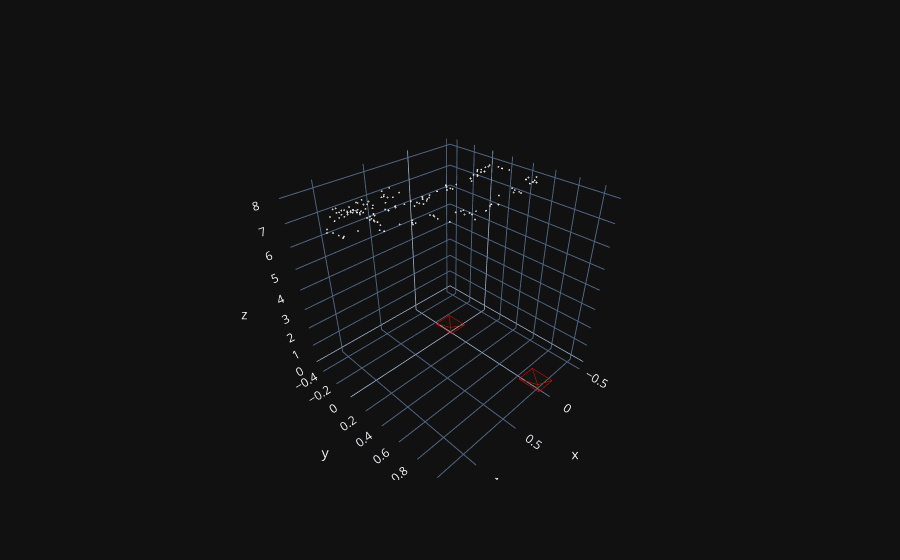

Write notebook code for a chart like this one.
### Markdown cell above
#### Get correct rotation and translation
There is only one pair of rotation and translation is correct. Which satisfy: under this pair of matrix, the reconstructed 3D point are all set in front of both cameras.
So we need firstly reconstruct the 3D points using triangulation. Let defined $x$ as pixel coordinate, $P$ as camera projection matrix, $X$ as corresponding 3D position of $x$. So we have
\begin{equation}
    x=PX \ \ \ => \ \ x_\times PX=0
\end{equation}
While $X$ has 3 unknowns, we need at least two views to solve it. You can see above function is able to refactor in form $Ax=0$ then solve by SVD.

After getting 3D points, we can transform them to each camera coordinate and test the z coordinate whether they are in front of the cameras. We keep track all results and return the one has the least negative depth.

### Code cell
# All the steps has been implemented inside here.
R_est, t_est, pt3D = reconstruction.PoseEstimation_f_F_K(F, matchPoints_1, matchPoints_2, K)

# we use open3D to get rid of some outliers
scene_points = pt3D  # initial scene points
pcd = o3d.geometry.PointCloud()
pcd.points = o3d.utility.Vector3dVector(scene_points)
cl, ind = pcd.remove_statistical_outlier(nb_neighbors=30, std_ratio=1)
scene_points_inlier = np.zeros(pt3D.shape[0], dtype=bool)
scene_points_inlier[ind] = True

# we display the reconstructed 3D points and corresponding cameras
M = np.zeros(shape=(2, 4, 4), dtype=np.float32)
M[..., 3, 3] = 1.0
M[0, :3, :3] = np.eye(3)
M[1, :3, :3] = R_est.T
M[1, :3, 3] = -R_est.T @ t_est

fig = plotly_pointcloud_and_camera(pt3D=scene_points[scene_points_inlier], cam_matrices=M)
fig.show()

### Figure 1 — Plotly figure (JSON) as saved in the notebook; plotly's stock layout.template omitted (floating-point values rounded to 4 significant figures)
{"data": [{"color": "#00ff00", "i": [0, 0, 0, 1, 2, 3], "j": [1, 2, 1, 2, 3, 0], "k": [2, 3, 4, 4, 4, 4], "opacity": 0.01, "x": [-0.1, 0.1, 0.1, -0.1, 0.0], "y": [-0.1, -0.1, 0.1, 0.1, 0.0], "z": [0.2, 0.2, 0.2, 0.2, 0.0], "type": "mesh3d"}, {"line": {"color": "#ff0000", "width": 1}, "mode": "lines", "opacity": 1, "x": [-0.1, 0.1, 0.1, -0.1, -0.1, 0.0, 0.1, 0.1, 0.0, -0.1, null], "y": [-0.1, -0.1, 0.1, 0.1, -0.1, 0.0, -0.1, 0.1, 0.0, 0.1, null], "z": [0.2, 0.2, 0.2, 0.2, 0.2, 0.0, 0.2, 0.2, 0.0, 0.2, null], "type": "scatter3d"}, {"color": "#00ff00", "i": [0, 0, 0, 1, 2, 3], "j": [1, 2, 1, 2, 3, 0], "k": [2, 3, 4, 4, 4, 4], "opacity": 0.01, "x": [-0.09829, 0.1017, 0.1054, -0.09453, 0.004006], "y": [0.8759, 0.8721, 1.07, 1.074, 0.9991], "z": [0.1437, 0.1436, 0.1696, 0.1697, -0.04164], "type": "mesh3d"}, {"line": {"color": "#ff0000", "width": 1}, "mode": "lines", "opacity": 1, "x": [-0.09829, 0.1017, 0.1054, -0.09453, -0.09829, 0.004006, 0.1017, 0.1054, 0.004006, -0.09453, null], "y": [0.8759, 0.8721, 1.07, 1.074, 0.8759, 0.9991, 0.8721, 1.07, 0.9991, 1.074, null], "z": [0.1437, 0.1436, 0.1696, 0.1697, 0.1437, -0.04164, 0.1436, 0.1696, -0.04164, 0.1697, null], "type": "scatter3d"}, {"marker": {"color": [0, 0, 0], "size": [1, 1, 1]}, "mode": "markers", "x": [-0.4971], "y": [0.2135], "z": [7.826], "type": "scatter3d"}, {"marker": {"color": [0, 0, 0], "size": [1, 1, 1]}, "mode": "markers", "x": [-0.4871], "y": [0.1483], "z": [7.816], "type": "scatter3d"}, {"marker": {"color": [0, 0, 0], "size": [1, 1, 1]}, "mode": "markers", "x": [-0.4871], "y": [0.1483], "z": [7.816], "type": "scatter3d"}, {"marker": {"color": [0, 0, 0], "size": [1, 1, 1]}, "mode": "markers", "x": [-0.4326], "y": [0.1482], "z": [7.951], "type": "scatter3d"}, {"marker": {"color": [0, 0, 0], "size": [1, 1, 1]}, "mode": "markers", "x": [-0.4241], "y": [0.06633], "z": [7.917], "type": "scatter3d"}, {"marker": {"color": [0, 0, 0], "size": [1, 1, 1]}, "mode": "markers", "x": [-0.4208], "y": [0.5153], "z": [8.062], "type": "scatter3d"}, {"marker": {"color": [0, 0, 0], "size": [1, 1, 1]}, "mode": "markers", "x": [-0.3979], "y": [0.07314], "z": [7.902], "type": "scatter3d"}, {"marker": {"color": [0, 0, 0], "size": [1, 1, 1]}, "mode": "markers", "x": [-0.3681], "y": [0.06531], "z": [7.894], "type": "scatter3d"}, {"marker": {"color": [0, 0, 0], "size": [1, 1, 1]}, "mode": "markers", "x": [-0.374], "y": [0.4731], "z": [8.044], "type": "scatter3d"}, {"marker": {"color": [0, 0, 0], "size": [1, 1, 1]}, "mode": "markers", "x": [-0.3711], "y": [0.5324], "z": [8.021], "type": "scatter3d"}, {"marker": {"color": [0, 0, 0], "size": [1, 1, 1]}, "mode": "markers", "x": [-0.3711], "y": [0.5324], "z": [8.021], "type": "scatter3d"}, {"marker": {"color": [0, 0, 0], "size": [1, 1, 1]}, "mode": "markers", "x": [-0.3452], "y": [0.5656], "z": [8.026], "type": "scatter3d"}, {"marker": {"color": [0, 0, 0], "size": [1, 1, 1]}, "mode": "markers", "x": [-0.3452], "y": [0.5656], "z": [8.026], "type": "scatter3d"}, {"marker": {"color": [0, 0, 0], "size": [1, 1, 1]}, "mode": "markers", "x": [-0.3375], "y": [0.5382], "z": [8.011], "type": "scatter3d"}, {"marker": {"color": [0, 0, 0], "size": [1, 1, 1]}, "mode": "markers", "x": [-0.3375], "y": [0.5382], "z": [8.011], "type": "scatter3d"}, {"marker": {"color": [0, 0, 0], "size": [1, 1, 1]}, "mode": "markers", "x": [-0.3336], "y": [0.4796], "z": [8.027], "type": "scatter3d"}, {"marker": {"color": [0, 0, 0], "size": [1, 1, 1]}, "mode": "markers", "x": [-0.3336], "y": [0.4796], "z": [8.027], "type": "scatter3d"}, {"marker": {"color": [0, 0, 0], "size": [1, 1, 1]}, "mode": "markers", "x": [-0.3124], "y": [0.06495], "z": [7.861], "type": "scatter3d"}, {"marker": {"color": [0, 0, 0], "size": [1, 1, 1]}, "mode": "markers", "x": [-0.3037], "y": [0.5338], "z": [7.985], "type": "scatter3d"}, {"marker": {"color": [0, 0, 0], "size": [1, 1, 1]}, "mode": "markers", "x": [-0.3037], "y": [0.5338], "z": [7.985], "type": "scatter3d"}, {"marker": {"color": [0, 0, 0], "size": [1, 1, 1]}, "mode": "markers", "x": [-0.2977], "y": [0.1104], "z": [7.865], "type": "scatter3d"}, {"marker": {"color": [0, 0, 0], "size": [1, 1, 1]}, "mode": "markers", "x": [-0.2977], "y": [0.1104], "z": [7.865], "type": "scatter3d"}, {"marker": {"color": [0, 0, 0], "size": [1, 1, 1]}, "mode": "markers", "x": [-0.2833], "y": [0.04709], "z": [7.855], "type": "scatter3d"}, {"marker": {"color": [0, 0, 0], "size": [1, 1, 1]}, "mode": "markers", "x": [-0.2833], "y": [0.04709], "z": [7.855], "type": "scatter3d"}, {"marker": {"color": [0, 0, 0], "size": [1, 1, 1]}, "mode": "markers", "x": [-0.2664], "y": [0.09848], "z": [7.856], "type": "scatter3d"}, {"marker": {"color": [0, 0, 0], "size": [1, 1, 1]}, "mode": "markers", "x": [-0.2664], "y": [0.09848], "z": [7.856], "type": "scatter3d"}, {"marker": {"color": [0, 0, 0], "size": [1, 1, 1]}, "mode": "markers", "x": [-0.26], "y": [0.06468], "z": [7.838], "type": "scatter3d"}, {"marker": {"color": [0, 0, 0], "size": [1, 1, 1]}, "mode": "markers", "x": [-0.2028], "y": [0.1126], "z": [7.837], "type": "scatter3d"}, {"marker": {"color": [0, 0, 0], "size": [1, 1, 1]}, "mode": "markers", "x": [-0.1876], "y": [0.08444], "z": [7.821], "type": "scatter3d"}, {"marker": {"color": [0, 0, 0], "size": [1, 1, 1]}, "mode": "markers", "x": [-0.1814], "y": [0.1286], "z": [7.843], "type": "scatter3d"}, {"marker": {"color": [0, 0, 0], "size": [1, 1, 1]}, "mode": "markers", "x": [-0.1475], "y": [0.4824], "z": [7.933], "type": "scatter3d"}, {"marker": {"color": [0, 0, 0], "size": [1, 1, 1]}, "mode": "markers", "x": [-0.1349], "y": [0.5158], "z": [7.929], "type": "scatter3d"}, {"marker": {"color": [0, 0, 0], "size": [1, 1, 1]}, "mode": "markers", "x": [-0.133], "y": [0.5561], "z": [7.932], "type": "scatter3d"}, {"marker": {"color": [0, 0, 0], "size": [1, 1, 1]}, "mode": "markers", "x": [-0.1226], "y": [0.5797], "z": [7.935], "type": "scatter3d"}, {"marker": {"color": [0, 0, 0], "size": [1, 1, 1]}, "mode": "markers", "x": [-0.1145], "y": [0.1127], "z": [7.802], "type": "scatter3d"}, {"marker": {"color": [0, 0, 0], "size": [1, 1, 1]}, "mode": "markers", "x": [-0.1145], "y": [0.1127], "z": [7.802], "type": "scatter3d"}, {"marker": {"color": [0, 0, 0], "size": [1, 1, 1]}, "mode": "markers", "x": [-0.1011], "y": [0.5299], "z": [7.906], "type": "scatter3d"}, {"marker": {"color": [0, 0, 0], "size": [1, 1, 1]}, "mode": "markers", "x": [-0.07042], "y": [0.1596], "z": [7.824], "type": "scatter3d"}, {"marker": {"color": [0, 0, 0], "size": [1, 1, 1]}, "mode": "markers", "x": [0.01858], "y": [0.484], "z": [7.883], "type": "scatter3d"}, {"marker": {"color": [0, 0, 0], "size": [1, 1, 1]}, "mode": "markers", "x": [0.04668], "y": [0.1002], "z": [7.747], "type": "scatter3d"}, {"marker": {"color": [0, 0, 0], "size": [1, 1, 1]}, "mode": "markers", "x": [0.1161], "y": [0.05233], "z": [7.736], "type": "scatter3d"}, {"marker": {"color": [0, 0, 0], "size": [1, 1, 1]}, "mode": "markers", "x": [0.1161], "y": [0.05233], "z": [7.736], "type": "scatter3d"}, {"marker": {"color": [0, 0, 0], "size": [1, 1, 1]}, "mode": "markers", "x": [0.1317], "y": [0.1366], "z": [7.741], "type": "scatter3d"}, {"marker": {"color": [0, 0, 0], "size": [1, 1, 1]}, "mode": "markers", "x": [0.1333], "y": [0.0764], "z": [7.724], "type": "scatter3d"}, {"marker": {"color": [0, 0, 0], "size": [1, 1, 1]}, "mode": "markers", "x": [0.1346], "y": [0.1148], "z": [7.73], "type": "scatter3d"}, {"marker": {"color": [0, 0, 0], "size": [1, 1, 1]}, "mode": "markers", "x": [0.1413], "y": [0.5698], "z": [7.856], "type": "scatter3d"}, {"marker": {"color": [0, 0, 0], "size": [1, 1, 1]}, "mode": "markers", "x": [0.1413], "y": [0.5698], "z": [7.856], "type": "scatter3d"}, {"marker": {"color": [0, 0, 0], "size": [1, 1, 1]}, "mode": "markers", "x": [0.1645], "y": [0.5272], "z": [7.83], "type": "scatter3d"}, {"marker": {"color": [0, 0, 0], "size": [1, 1, 1]}, "mode": "markers", "x": [0.1645], "y": [0.5272], "z": [7.83], "type": "scatter3d"}, {"marker": {"color": [0, 0, 0], "size": [1, 1, 1]}, "mode": "markers", "x": [0.1722], "y": [0.115], "z": [7.72], "type": "scatter3d"}, {"marker": {"color": [0, 0, 0], "size": [1, 1, 1]}, "mode": "markers", "x": [0.1922], "y": [0.5369], "z": [7.823], "type": "scatter3d"}, {"marker": {"color": [0, 0, 0], "size": [1, 1, 1]}, "mode": "markers", "x": [0.2394], "y": [0.07194], "z": [7.693], "type": "scatter3d"}, {"marker": {"color": [0, 0, 0], "size": [1, 1, 1]}, "mode": "markers", "x": [0.2394], "y": [0.07194], "z": [7.693], "type": "scatter3d"}, {"marker": {"color": [0, 0, 0], "size": [1, 1, 1]}, "mode": "markers", "x": [0.2704], "y": [0.5607], "z": [7.807], "type": "scatter3d"}, {"marker": {"color": [0, 0, 0], "size": [1, 1, 1]}, "mode": "markers", "x": [0.2704], "y": [0.5607], "z": [7.807], "type": "scatter3d"}, {"marker": {"color": [0, 0, 0], "size": [1, 1, 1]}, "mode": "markers", "x": [0.326], "y": [0.5176], "z": [7.798], "type": "scatter3d"}, {"marker": {"color": [0, 0, 0], "size": [1, 1, 1]}, "mode": "markers", "x": [0.3057], "y": [-0.2914], "z": [7.137], "type": "scatter3d"}, {"marker": {"color": [0, 0, 0], "size": [1, 1, 1]}, "mode": "markers", "x": [0.3305], "y": [0.07842], "z": [7.674], "type": "scatter3d"}, {"marker": {"color": [0, 0, 0], "size": [1, 1, 1]}, "mode": "markers", "x": [0.321], "y": [-0.3946], "z": [7.199], "type": "scatter3d"}, {"marker": {"color": [0, 0, 0], "size": [1, 1, 1]}, "mode": "markers", "x": [0.3634], "y": [0.1047], "z": [7.664], "type": "scatter3d"}, {"marker": {"color": [0, 0, 0], "size": [1, 1, 1]}, "mode": "markers", "x": [0.3775], "y": [0.5025], "z": [7.782], "type": "scatter3d"}, {"marker": {"color": [0, 0, 0], "size": [1, 1, 1]}, "mode": "markers", "x": [0.3804], "y": [0.5249], "z": [7.773], "type": "scatter3d"}, {"marker": {"color": [0, 0, 0], "size": [1, 1, 1]}, "mode": "markers", "x": [0.3836], "y": [0.4525], "z": [7.807], "type": "scatter3d"}, {"marker": {"color": [0, 0, 0], "size": [1, 1, 1]}, "mode": "markers", "x": [0.3861], "y": [0.0554], "z": [7.654], "type": "scatter3d"}, {"marker": {"color": [0, 0, 0], "size": [1, 1, 1]}, "mode": "markers", "x": [0.3924], "y": [0.1129], "z": [7.66], "type": "scatter3d"}, {"marker": {"color": [0, 0, 0], "size": [1, 1, 1]}, "mode": "markers", "x": [0.3986], "y": [0.06946], "z": [7.641], "type": "scatter3d"}, {"marker": {"color": [0, 0, 0], "size": [1, 1, 1]}, "mode": "markers", "x": [0.407], "y": [0.4488], "z": [7.804], "type": "scatter3d"}, {"marker": {"color": [0, 0, 0], "size": [1, 1, 1]}, "mode": "markers", "x": [0.411], "y": [0.4855], "z": [7.749], "type": "scatter3d"}, {"marker": {"color": [0, 0, 0], "size": [1, 1, 1]}, "mode": "markers", "x": [0.4135], "y": [0.08453], "z": [7.639], "type": "scatter3d"}, {"marker": {"color": [0, 0, 0], "size": [1, 1, 1]}, "mode": "markers", "x": [0.389], "y": [-0.4176], "z": [7.113], "type": "scatter3d"}, {"marker": {"color": [0, 0, 0], "size": [1, 1, 1]}, "mode": "markers", "x": [0.3868], "y": [-0.2832], "z": [7.069], "type": "scatter3d"}, {"marker": {"color": [0, 0, 0], "size": [1, 1, 1]}, "mode": "markers", "x": [0.426], "y": [0.5892], "z": [7.777], "type": "scatter3d"}, {"marker": {"color": [0, 0, 0], "size": [1, 1, 1]}, "mode": "markers", "x": [0.4207], "y": [0.1343], "z": [7.666], "type": "scatter3d"}, {"marker": {"color": [0, 0, 0], "size": [1, 1, 1]}, "mode": "markers", "x": [0.446], "y": [0.4354], "z": [7.797], "type": "scatter3d"}, {"marker": {"color": [0, 0, 0], "size": [1, 1, 1]}, "mode": "markers", "x": [0.4212], "y": [-0.3102], "z": [7.06], "type": "scatter3d"}, {"marker": {"color": [0, 0, 0], "size": [1, 1, 1]}, "mode": "markers", "x": [0.4306], "y": [-0.3459], "z": [7.054], "type": "scatter3d"}, {"marker": {"color": [0, 0, 0], "size": [1, 1, 1]}, "mode": "markers", "x": [0.4306], "y": [-0.3459], "z": [7.054], "type": "scatter3d"}, {"marker": {"color": [0, 0, 0], "size": [1, 1, 1]}, "mode": "markers", "x": [0.4688], "y": [0.07841], "z": [7.585], "type": "scatter3d"}, {"marker": {"color": [0, 0, 0], "size": [1, 1, 1]}, "mode": "markers", "x": [0.4726], "y": [0.1508], "z": [7.648], "type": "scatter3d"}, {"marker": {"color": [0, 0, 0], "size": [1, 1, 1]}, "mode": "markers", "x": [0.4737], "y": [0.109], "z": [7.607], "type": "scatter3d"}, {"marker": {"color": [0, 0, 0], "size": [1, 1, 1]}, "mode": "markers", "x": [0.448], "y": [-0.3547], "z": [7.035], "type": "scatter3d"}, {"marker": {"color": [0, 0, 0], "size": [1, 1, 1]}, "mode": "markers", "x": [0.4898], "y": [0.03484], "z": [7.582], "type": "scatter3d"}, {"marker": {"color": [0, 0, 0], "size": [1, 1, 1]}, "mode": "markers", "x": [0.5253], "y": [0.1091], "z": [7.578], "type": "scatter3d"}, {"marker": {"color": [0, 0, 0], "size": [1, 1, 1]}, "mode": "markers", "x": [0.4941], "y": [-0.2557], "z": [7.036], "type": "scatter3d"}, {"marker": {"color": [0, 0, 0], "size": [1, 1, 1]}, "mode": "markers", "x": [0.5579], "y": [0.4789], "z": [7.695], "type": "scatter3d"}, {"marker": {"color": [0, 0, 0], "size": [1, 1, 1]}, "mode": "markers", "x": [0.5554], "y": [0.3262], "z": [7.657], "type": "scatter3d"}, {"marker": {"color": [0, 0, 0], "size": [1, 1, 1]}, "mode": "markers", "x": [0.547], "y": [-0.2039], "z": [7.535], "type": "scatter3d"}, {"marker": {"color": [0, 0, 0], "size": [1, 1, 1]}, "mode": "markers", "x": [0.5575], "y": [0.0358], "z": [7.571], "type": "scatter3d"}, {"marker": {"color": [0, 0, 0], "size": [1, 1, 1]}, "mode": "markers", "x": [0.5655], "y": [0.3441], "z": [7.656], "type": "scatter3d"}, {"marker": {"color": [0, 0, 0], "size": [1, 1, 1]}, "mode": "markers", "x": [0.5675], "y": [0.304], "z": [7.641], "type": "scatter3d"}, {"marker": {"color": [0, 0, 0], "size": [1, 1, 1]}, "mode": "markers", "x": [0.5728], "y": [0.3826], "z": [7.656], "type": "scatter3d"}, {"marker": {"color": [0, 0, 0], "size": [1, 1, 1]}, "mode": "markers", "x": [0.6244], "y": [0.006109], "z": [7.545], "type": "scatter3d"}, {"marker": {"color": [0, 0, 0], "size": [1, 1, 1]}, "mode": "markers", "x": [0.6244], "y": [0.006109], "z": [7.545], "type": "scatter3d"}, {"marker": {"color": [0, 0, 0], "size": [1, 1, 1]}, "mode": "markers", "x": [0.637], "y": [0.02399], "z": [7.54], "type": "scatter3d"}, {"marker": {"color": [0, 0, 0], "size": [1, 1, 1]}, "mode": "markers", "x": [0.6015], "y": [-0.2864], "z": [7.037], "type": "scatter3d"}, {"marker": {"color": [0, 0, 0], "size": [1, 1, 1]}, "mode": "markers", "x": [0.6069], "y": [-0.4182], "z": [7.047], "type": "scatter3d"}, {"marker": {"color": [0, 0, 0], "size": [1, 1, 1]}, "mode": "markers", "x": [0.6411], "y": [-0.3075], "z": [7.098], "type": "scatter3d"}, {"marker": {"color": [0, 0, 0], "size": [1, 1, 1]}, "mode": "markers", "x": [0.7037], "y": [0.2645], "z": [7.592], "type": "scatter3d"}, {"marker": {"color": [0, 0, 0], "size": [1, 1, 1]}, "mode": "markers", "x": [0.7071], "y": [0.02266], "z": [7.525], "type": "scatter3d"}, {"marker": {"color": [0, 0, 0], "size": [1, 1, 1]}, "mode": "markers", "x": [0.7071], "y": [0.02266], "z": [7.525], "type": "scatter3d"}, {"marker": {"color": [0, 0, 0], "size": [1, 1, 1]}, "mode": "markers", "x": [0.7071], "y": [0.02266], "z": [7.525], "type": "scatter3d"}, {"marker": {"color": [0, 0, 0], "size": [1, 1, 1]}, "mode": "markers", "x": [0.6669], "y": [-0.3229], "z": [7.097], "type": "scatter3d"}, {"marker": {"color": [0, 0, 0], "size": [1, 1, 1]}, "mode": "markers", "x": [0.7067], "y": [-0.203], "z": [7.496], "type": "scatter3d"}, {"marker": {"color": [0, 0, 0], "size": [1, 1, 1]}, "mode": "markers", "x": [0.7167], "y": [0.3101], "z": [7.596], "type": "scatter3d"}, {"marker": {"color": [0, 0, 0], "size": [1, 1, 1]}, "mode": "markers", "x": [0.7105], "y": [-0.009911], "z": [7.52], "type": "scatter3d"}, {"marker": {"color": [0, 0, 0], "size": [1, 1, 1]}, "mode": "markers", "x": [0.6748], "y": [-0.3854], "z": [7.064], "type": "scatter3d"}, {"marker": {"color": [0, 0, 0], "size": [1, 1, 1]}, "mode": "markers", "x": [0.6786], "y": [-0.4025], "z": [7.066], "type": "scatter3d"}, {"marker": {"color": [0, 0, 0], "size": [1, 1, 1]}, "mode": "markers", "x": [0.7305], "y": [0.2907], "z": [7.594], "type": "scatter3d"}, {"marker": {"color": [0, 0, 0], "size": [1, 1, 1]}, "mode": "markers", "x": [0.6981], "y": [-0.2608], "z": [7.076], "type": "scatter3d"}, {"marker": {"color": [0, 0, 0], "size": [1, 1, 1]}, "mode": "markers", "x": [0.7656], "y": [0.3342], "z": [7.666], "type": "scatter3d"}, {"marker": {"color": [0, 0, 0], "size": [1, 1, 1]}, "mode": "markers", "x": [0.7595], "y": [-0.09479], "z": [7.49], "type": "scatter3d"}, {"marker": {"color": [0, 0, 0], "size": [1, 1, 1]}, "mode": "markers", "x": [0.8], "y": [0.2377], "z": [7.547], "type": "scatter3d"}, {"marker": {"color": [0, 0, 0], "size": [1, 1, 1]}, "mode": "markers", "x": [0.749], "y": [-0.2973], "z": [7.053], "type": "scatter3d"}, {"marker": {"color": [0, 0, 0], "size": [1, 1, 1]}, "mode": "markers", "x": [0.7573], "y": [-0.2451], "z": [7.098], "type": "scatter3d"}, {"marker": {"color": [0, 0, 0], "size": [1, 1, 1]}, "mode": "markers", "x": [0.8148], "y": [-0.02124], "z": [7.487], "type": "scatter3d"}, {"marker": {"color": [0, 0, 0], "size": [1, 1, 1]}, "mode": "markers", "x": [0.8148], "y": [-0.02124], "z": [7.487], "type": "scatter3d"}, {"marker": {"color": [0, 0, 0], "size": [1, 1, 1]}, "mode": "markers", "x": [0.7743], "y": [-0.3705], "z": [7.073], "type": "scatter3d"}, {"marker": {"color": [0, 0, 0], "size": [1, 1, 1]}, "mode": "markers", "x": [0.781], "y": [-0.2738], "z": [7.099], "type": "scatter3d"}, {"marker": {"color": [0, 0, 0], "size": [1, 1, 1]}, "mode": "markers", "x": [0.8301], "y": [0.01024], "z": [7.499], "type": "scatter3d"}, {"marker": {"color": [0, 0, 0], "size": [1, 1, 1]}, "mode": "markers", "x": [0.7882], "y": [-0.3068], "z": [7.087], "type": "scatter3d"}, {"marker": {"color": [0, 0, 0], "size": [1, 1, 1]}, "mode": "markers", "x": [0.7882], "y": [-0.3068], "z": [7.087], "type": "scatter3d"}, {"marker": {"color": [0, 0, 0], "size": [1, 1, 1]}, "mode": "markers", "x": [0.8534], "y": [-0.09103], "z": [7.472], "type": "scatter3d"}, {"marker": {"color": [0, 0, 0], "size": [1, 1, 1]}, "mode": "markers", "x": [0.8534], "y": [-0.09103], "z": [7.472], "type": "scatter3d"}, {"marker": {"color": [0, 0, 0], "size": [1, 1, 1]}, "mode": "markers", "x": [0.8133], "y": [-0.3027], "z": [7.084], "type": "scatter3d"}, {"marker": {"color": [0, 0, 0], "size": [1, 1, 1]}, "mode": "markers", "x": [0.8133], "y": [-0.3027], "z": [7.084], "type": "scatter3d"}, {"marker": {"color": [0, 0, 0], "size": [1, 1, 1]}, "mode": "markers", "x": [0.8627], "y": [-0.005021], "z": [7.49], "type": "scatter3d"}, {"marker": {"color": [0, 0, 0], "size": [1, 1, 1]}, "mode": "markers", "x": [0.8187], "y": [-0.2716], "z": [7.083], "type": "scatter3d"}, {"marker": {"color": [0, 0, 0], "size": [1, 1, 1]}, "mode": "markers", "x": [0.8251], "y": [-0.2876], "z": [7.082], "type": "scatter3d"}, {"marker": {"color": [0, 0, 0], "size": [1, 1, 1]}, "mode": "markers", "x": [0.873], "y": [-0.1066], "z": [7.468], "type": "scatter3d"}, {"marker": {"color": [0, 0, 0], "size": [1, 1, 1]}, "mode": "markers", "x": [0.8766], "y": [0.02652], "z": [7.489], "type": "scatter3d"}, {"marker": {"color": [0, 0, 0], "size": [1, 1, 1]}, "mode": "markers", "x": [0.8828], "y": [0.1003], "z": [7.505], "type": "scatter3d"}, {"marker": {"color": [0, 0, 0], "size": [1, 1, 1]}, "mode": "markers", "x": [0.8828], "y": [0.1003], "z": [7.505], "type": "scatter3d"}, {"marker": {"color": [0, 0, 0], "size": [1, 1, 1]}, "mode": "markers", "x": [0.8823], "y": [0.05948], "z": [7.493], "type": "scatter3d"}, {"marker": {"color": [0, 0, 0], "size": [1, 1, 1]}, "mode": "markers", "x": [0.8823], "y": [0.05948], "z": [7.493], "type": "scatter3d"}, {"marker": {"color": [0, 0, 0], "size": [1, 1, 1]}, "mode": "markers", "x": [0.8332], "y": [-0.3198], "z": [7.072], "type": "scatter3d"}, {"marker": {"color": [0, 0, 0], "size": [1, 1, 1]}, "mode": "markers", "x": [0.8802], "y": [-0.17], "z": [7.453], "type": "scatter3d"}, {"marker": {"color": [0, 0, 0], "size": [1, 1, 1]}, "mode": "markers", "x": [0.8334], "y": [-0.3591], "z": [7.054], "type": "scatter3d"}, {"marker": {"color": [0, 0, 0], "size": [1, 1, 1]}, "mode": "markers", "x": [0.887], "y": [-0.1208], "z": [7.469], "type": "scatter3d"}, {"marker": {"color": [0, 0, 0], "size": [1, 1, 1]}, "mode": "markers", "x": [0.887], "y": [-0.1208], "z": [7.469], "type": "scatter3d"}, {"marker": {"color": [0, 0, 0], "size": [1, 1, 1]}, "mode": "markers", "x": [0.8875], "y": [-0.007429], "z": [7.468], "type": "scatter3d"}, {"marker": {"color": [0, 0, 0], "size": [1, 1, 1]}, "mode": "markers", "x": [0.8879], "y": [-0.08671], "z": [7.464], "type": "scatter3d"}, {"marker": {"color": [0, 0, 0], "size": [1, 1, 1]}, "mode": "markers", "x": [0.8949], "y": [0.08074], "z": [7.513], "type": "scatter3d"}, {"marker": {"color": [0, 0, 0], "size": [1, 1, 1]}, "mode": "markers", "x": [0.8435], "y": [-0.3034], "z": [7.075], "type": "scatter3d"}, {"marker": {"color": [0, 0, 0], "size": [1, 1, 1]}, "mode": "markers", "x": [0.8435], "y": [-0.3034], "z": [7.075], "type": "scatter3d"}, {"marker": {"color": [0, 0, 0], "size": [1, 1, 1]}, "mode": "markers", "x": [0.8976], "y": [0.1468], "z": [7.505], "type": "scatter3d"}, {"marker": {"color": [0, 0, 0], "size": [1, 1, 1]}, "mode": "markers", "x": [0.8956], "y": [0.0315], "z": [7.478], "type": "scatter3d"}, {"marker": {"color": [0, 0, 0], "size": [1, 1, 1]}, "mode": "markers", "x": [0.8521], "y": [-0.3714], "z": [7.047], "type": "scatter3d"}, {"marker": {"color": [0, 0, 0], "size": [1, 1, 1]}, "mode": "markers", "x": [0.8593], "y": [-0.4341], "z": [7.035], "type": "scatter3d"}, {"marker": {"color": [0, 0, 0], "size": [1, 1, 1]}, "mode": "markers", "x": [0.8633], "y": [-0.2775], "z": [7.065], "type": "scatter3d"}, {"marker": {"color": [0, 0, 0], "size": [1, 1, 1]}, "mode": "markers", "x": [0.8797], "y": [-0.3631], "z": [7.03], "type": "scatter3d"}, {"marker": {"color": [0, 0, 0], "size": [1, 1, 1]}, "mode": "markers", "x": [0.8857], "y": [-0.4379], "z": [7.03], "type": "scatter3d"}, {"marker": {"color": [0, 0, 0], "size": [1, 1, 1]}, "mode": "markers", "x": [0.9505], "y": [0.1985], "z": [7.506], "type": "scatter3d"}, {"marker": {"color": [0, 0, 0], "size": [1, 1, 1]}, "mode": "markers", "x": [0.8907], "y": [-0.3206], "z": [7.026], "type": "scatter3d"}, {"marker": {"color": [0, 0, 0], "size": [1, 1, 1]}, "mode": "markers", "x": [0.9723], "y": [0.2715], "z": [7.653], "type": "scatter3d"}, {"marker": {"color": [0, 0, 0], "size": [1, 1, 1]}, "mode": "markers", "x": [0.9723], "y": [0.2715], "z": [7.653], "type": "scatter3d"}, {"marker": {"color": [0, 0, 0], "size": [1, 1, 1]}, "mode": "markers", "x": [0.8901], "y": [-0.2864], "z": [7.002], "type": "scatter3d"}, {"marker": {"color": [0, 0, 0], "size": [1, 1, 1]}, "mode": "markers", "x": [0.8943], "y": [-0.3804], "z": [7.0], "type": "scatter3d"}, {"marker": {"color": [0, 0, 0], "size": [1, 1, 1]}, "mode": "markers", "x": [1.025], "y": [-0.1553], "z": [7.417], "type": "scatter3d"}, {"marker": {"color": [0, 0, 0], "size": [1, 1, 1]}, "mode": "markers", "x": [0.9736], "y": [-0.3574], "z": [6.994], "type": "scatter3d"}, {"marker": {"color": [0, 0, 0], "size": [1, 1, 1]}, "mode": "markers", "x": [1.061], "y": [0.1015], "z": [7.473], "type": "scatter3d"}, {"marker": {"color": [0, 0, 0], "size": [1, 1, 1]}, "mode": "markers", "x": [1.087], "y": [-0.1281], "z": [7.446], "type": "scatter3d"}, {"marker": {"color": [0, 0, 0], "size": [1, 1, 1]}, "mode": "markers", "x": [1.087], "y": [-0.1281], "z": [7.446], "type": "scatter3d"}, {"marker": {"color": [0, 0, 0], "size": [1, 1, 1]}, "mode": "markers", "x": [1.185], "y": [0.1065], "z": [7.495], "type": "scatter3d"}, {"marker": {"color": [0, 0, 0], "size": [1, 1, 1]}, "mode": "markers", "x": [1.207], "y": [0.1282], "z": [7.528], "type": "scatter3d"}, {"marker": {"color": [0, 0, 0], "size": [1, 1, 1]}, "mode": "markers", "x": [1.207], "y": [0.1282], "z": [7.528], "type": "scatter3d"}, {"marker": {"color": [0, 0, 0], "size": [1, 1, 1]}, "mode": "markers", "x": [1.203], "y": [0.07367], "z": [7.495], "type": "scatter3d"}, {"marker": {"color": [0, 0, 0], "size": [1, 1, 1]}, "mode": "markers", "x": [1.209], "y": [-0.04888], "z": [7.492], "type": "scatter3d"}, {"marker": {"color": [0, 0, 0], "size": [1, 1, 1]}, "mode": "markers", "x": [1.209], "y": [0.01864], "z": [7.489], "type": "scatter3d"}, {"marker": {"color": [0, 0, 0], "size": [1, 1, 1]}, "mode": "markers", "x": [1.239], "y": [-0.01002], "z": [7.488], "type": "scatter3d"}], "layout": {"showlegend": false}}
